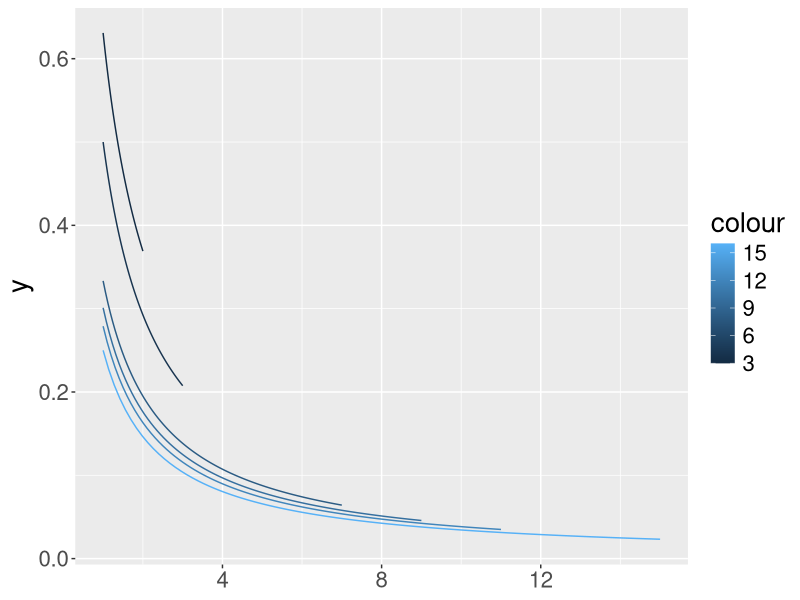
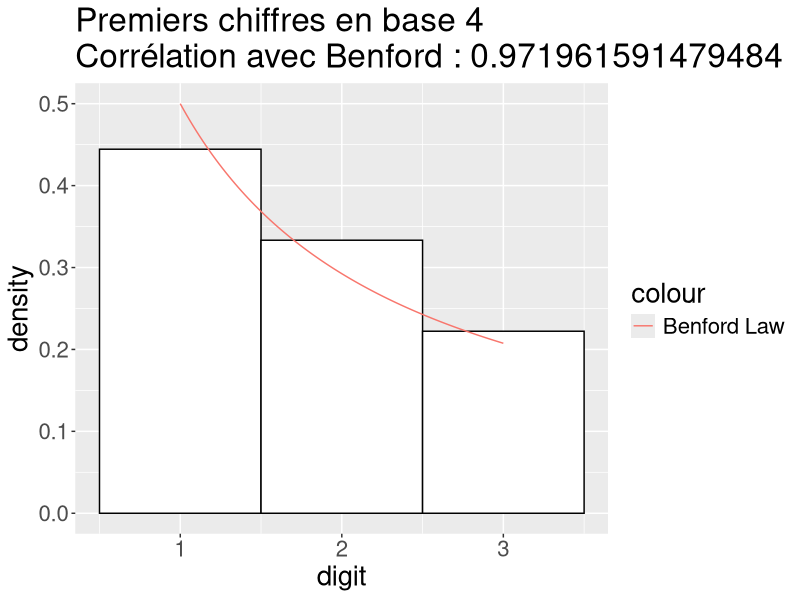

Reproduce these figures in R, in order.
## ---- chunk 1
library('ggplot2')
## ---- chunk 2
#Écrire une fonction Cor qui donne le coefficient de corrélation avec la loi de Benford en base b pour un pour un vecteur x de chiffres de poids fort.

#import du module firstdigit
FirstDigit <- function(n,base){

  if  (n==0) return(0)
  n<-abs(n)
  while (!(n<=base && n>=1)){

    if (n<1) n<-n*base
    if (n>base) n<-n/base

  }
  n<-as.integer(n)
  return(n)

}
## ---- chunk 3
FirstDigit_vec<-function(vect_entree){

  base<-vect_entree[2]
  vect_entree<-vect_entree[3:length(vect_entree)]
  return(sapply(vect_entree,FirstDigit,base))
}

## ---- chunk 4

#import de la loi de benford

BenfordLaw <- function(x, base = 10) {
  return((log(x+1, base) - log(x, base)))}


#input
#Cor(x = 1:9, base = 10)
#Cor(x = c(1, 1, 1, 1, 2, 2, 2, 3, 3), base = 4)
#output
#NA
#Message d'avis :
#Dans cor(y, z) : l'écart type est nul
#0.9719616
#calcul de la corrélation


PlotBenfordLaw <- function(base = c( 3, 4, 8, 10, 12, 16)) {
  p <- ggplot2::ggplot() + ggplot2::xlim(1, max(base) -1)  +  ggplot2::theme(text = ggplot2::element_text(size = 20))
  for(b in base) {
    p <- p + ggplot2::stat_function(fun=BenfordLaw, xlim = c(1, b - 1), args = list(base = b), ggplot2::aes_string(colour=b))
  }
  return(p)
}


## ---- chunk 5
convert_comptage<-function(vect_entree,base){

  comptage<- rep(0,base-1) #vecteur vide de taille base

  for (elt in vect_entree){
    comptage[elt]<-comptage[elt]+1
  }
  comptage<-comptage/length(vect_entree)
  return(comptage)
}
#cat(convert_comptage(c(1,1,1,1,2,2,2,3,3),4),'\n')
#cat(convert_comptage(1:9,10),'\n')
## ---- chunk 6
Cor<-function(x,base){
    #calcul de la loi de benford

    x<-convert_comptage(x,base)
    cat(x,'\n')

    #calcul de la loi de benford pour les chiffres de poids fort


    loi_benford_poids_fort<-BenfordLaw(1:(base-1),base)
    cat(loi_benford_poids_fort,"\n")
    #calcul de la corrélation
    r<-cor(loi_benford_poids_fort,x)
  if (r!=0){
    return(r)
  }
}

## ---- chunk 7
testCor<-function(){
  #cat("Test de la fonction FirstDigit_vec avec l'entrée ",entree," et la base ",entree[2],"\n")
  stopifnot(
    is.na(Cor(x = 1:9, base = 10))
    #Cor(x = c(1, 1, 1, 1, 2, 2, 2, 3, 3), base = 4)==0.9719616
  )
}

Cor(x = c(1, 1, 1, 1, 2, 2, 2, 3, 3), base = 4)
#cat(1:9,'\n')
#Cor(x = 1:9, base = 10)
#testCor()
## ---- chunk 8
Hist <- function(x, base) {
  ## Build text elements
  title <- paste0(
    "Premiers chiffres en base ", base,
    "\nCorrélation avec Benford : ",  Cor(x, base)
  )
  df <- data.frame(digit = x)
  ggplot2::ggplot(df,  ggplot2::aes(x=digit)) +
    ggplot2::geom_histogram(ggplot2::aes(y =..density..), color="black", fill="white", binwidth = 1) +
    ggplot2::stat_function(fun=BenfordLaw, args = list(base = base), ggplot2::aes(color="Benford Law")) +
    ggplot2::ggtitle(title) +
    ggplot2::theme(text = ggplot2::element_text(size = 20))
}

## ---- chunk 9
convertisseurBase <- function(n,base){
  x <- n
  res <- 1
  if (10==base){return(n)}
  else {
    while(x>=base){
      res <- res*10+x%%base
      x <- x%/%base
    }
    res <- res*10+x
  }
  res <- invers(res)

  res <- (res-1)%/%10
  return (res)
}



invers <- function(n){
  x <- n
  y <- 0
  while (x>=10) {
    y <- y*10+x%%10
    x <- x%/%10
  }
  y <- y*10+x
  return (y)
}

## ---- chunk 10
PlotBenfordLaw()
Hist(x = c(1, 1, 1, 1, 2, 2, 2, 3, 3),4)
